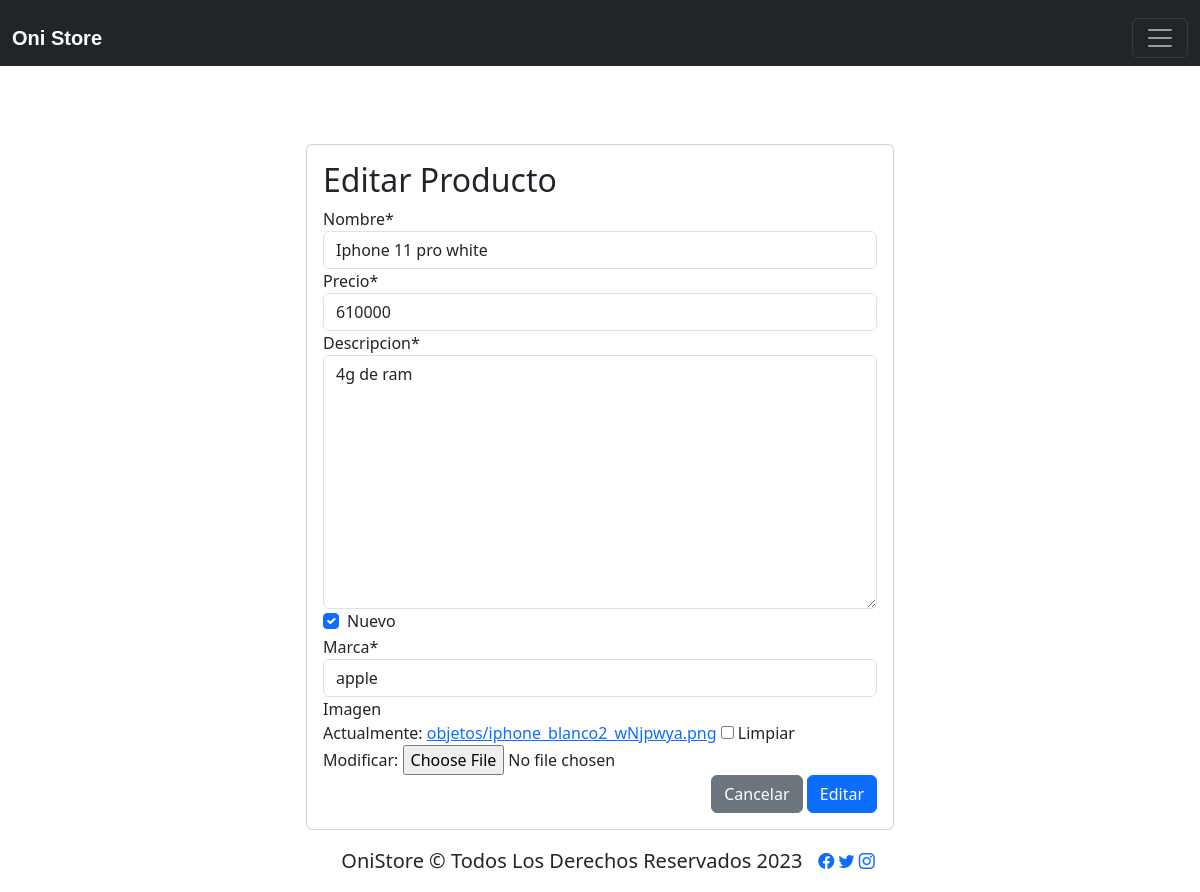
Page /modificar-producto/11/ (signed in) on the earlier database version.
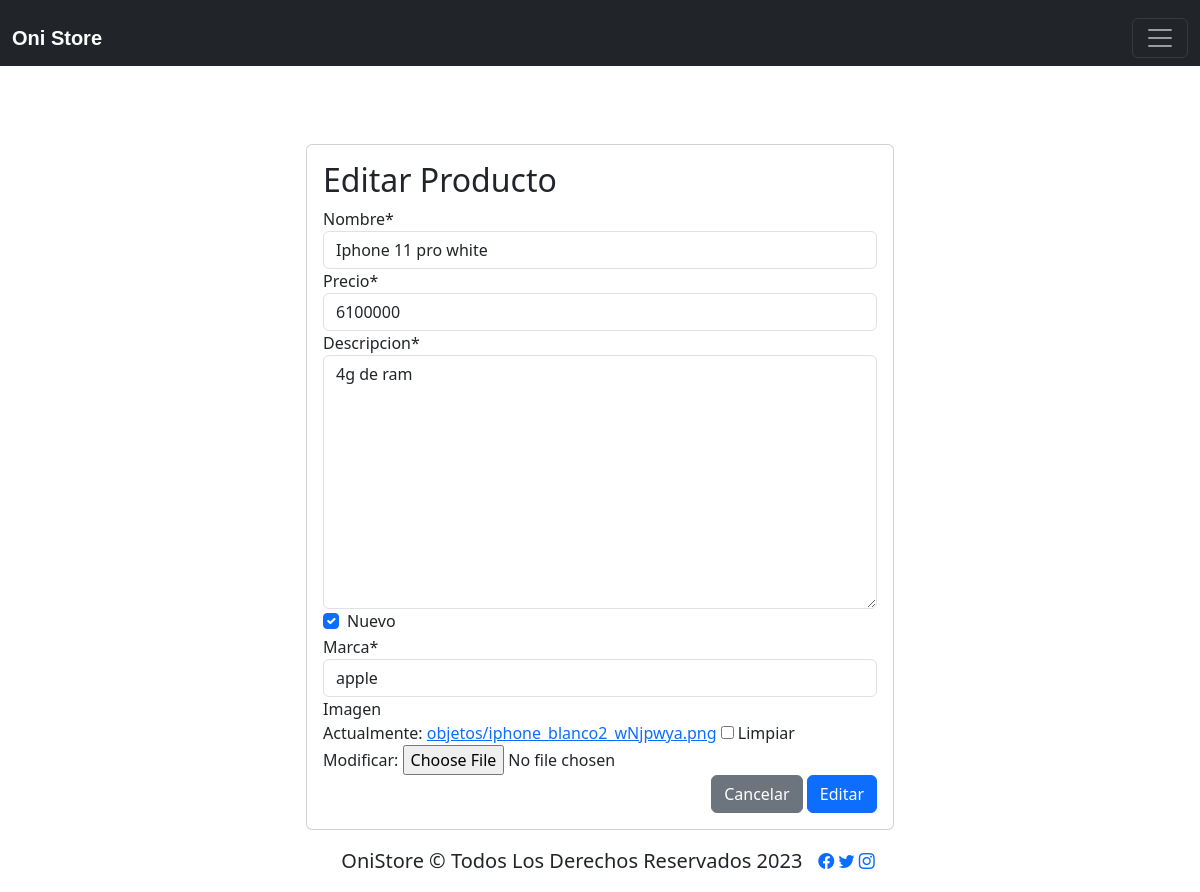
Same page on the later database version.
### app/models.py (models this page shows, shortened)
class Productos(models.Model):
    nombre = models.CharField(max_length=50)
    precio = models.IntegerField()
    descripcion = models.TextField()
    nuevo = models.BooleanField()
    marca = models.ForeignKey(Marca, on_delete=models.PROTECT)
    imagen = models.ImageField(upload_to="objetos", null=True)

class Marca(models.Model):
    nombre= models.CharField(max_length=50)
    def __str__(self):
        return self.nombre

### app/views.py (the view, shortened to what this page needs)
# urls.py: path('modificar-producto/<id>/', modificar_producto, name="modificar_producto"),
@permission_required('app.change_prodcuto')
def modificar_producto(request, id):
    producto = get_object_or_404(Productos, id=id)
    data = {
        'form': ProductoForm(instance=producto)
    }
    return render(request, 'app/newproducto/modificar.html', data)

### app/forms.py (shortened to what this page needs)
class ProductoForm(forms.ModelForm):
    precio=forms.IntegerField(min_value=30000, max_value=10000000)
    nombre=forms.CharField(min_length=5)
    imagen = forms.ImageField(required=False)
    class Meta:
        model = Productos
        fields ="__all__"

### app/templates/app/newproducto/modificar.html (shortened to what this page needs)
{% extends 'app/base.html' %}
{% block content %}
{% load static %}
{% load crispy_forms_tags%}
<br>
<br>
<br>
<br>
<br>
<br>
        <div class="row">
            <div class="col-12 col-md-6 offset-md-3  ">
                <div class="card">
                    <div class="card-body">
                        <h2>Editar Producto</h2>
                <form action="" method="post" enctype="multipart/form-data">
                    {{form | crispy}}
                    <div class="d-flex justify-content-end">
                        <input type="reset" value="Cancelar" class="btn btn-secondary">
                        <input type="submit" value="Editar" class="btn btn-primary">
                    </div>
                </form>
            </div>
        </div>
    </div>
</div>
{% endblock %}

Differences in the rows shown:
changed Productos "4g de ram": precio "610000" → "6100000"
